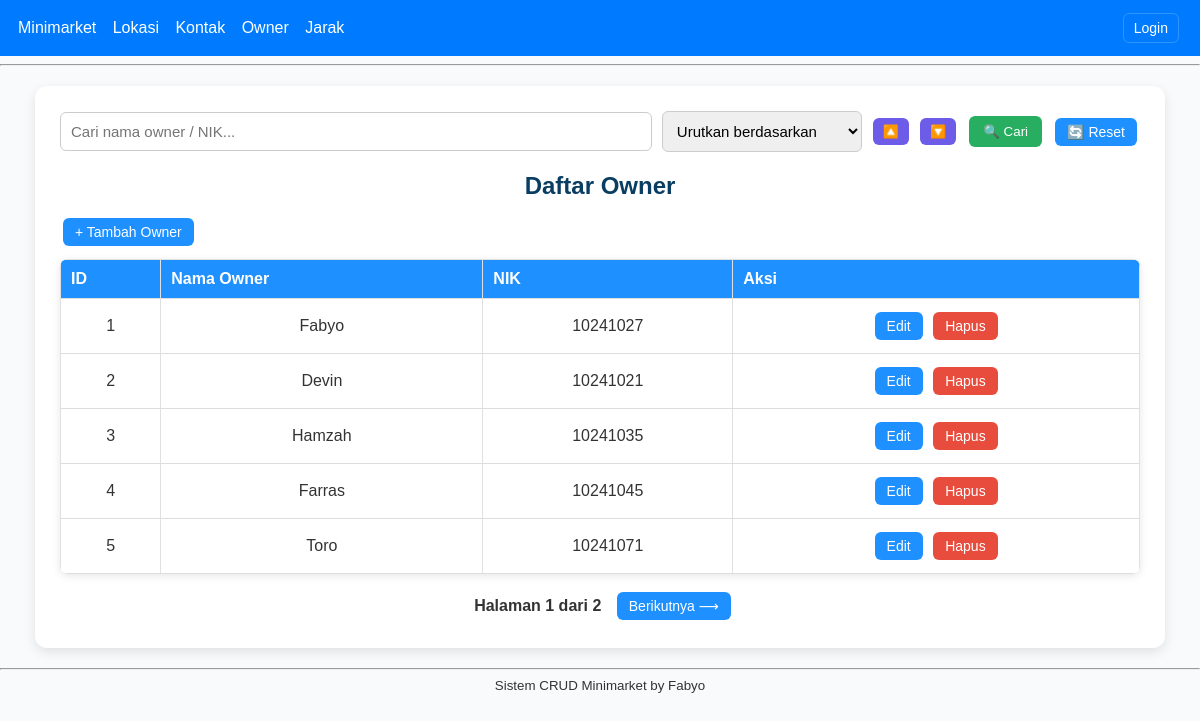
The page /?c=owner&a=index on the database its author committed.
### tables this page shows
CREATE TABLE `owner` (
  `id` int(11) NOT NULL,
  `nama_owner` varchar(100) NOT NULL,
  `nik` varchar(30) NOT NULL
);

### controllers/OwnerController.php (called while the page is built, shortened)
<?php
require_once "models/Owner.php";
class OwnerController {
    private $model;
    public function __construct(){ $this->model = new Owner(); }
    public function index(){ $data = $this->model->all(); include "views/layout/header.php"; include "views/owner/index.php"; include "views/layout/footer.php"; }
}
?>

### models/Owner.php (called while the page is built, shortened)
<?php
require_once "config/database.php";
class Owner {
    private $conn;
    private $table = "owner";
    public function __construct(){ global $conn; $this->conn=$conn; }
    public function all(){ $q=$this->conn->query("SELECT * FROM $this->table"); return $q->fetch_all(MYSQLI_ASSOC); }
}
?>

### views/owner/index.php (the view, shortened to what this page needs)
<div class="">
    <div class="toolbar">
        <form method="GET">
            <input type="text" name="q" placeholder="Cari nama owner / NIK..."
                   value="<?= isset($_GET['q']) ? htmlspecialchars($_GET['q']) : '' ?>">
            <div class="sort-group">
                <select name="sort">
                    <option value="">Urutkan berdasarkan</option>
                </select>
                <div class="sort-buttons">
                    <?php
                    $currentSort = isset($_GET['sort']) ? $_GET['sort'] : '';
                    $q = isset($_GET['q']) ? htmlspecialchars($_GET['q']) : '';
                    $currentOrder = isset($_GET['order']) ? strtolower($_GET['order']) : '';
                    ?>
                    <a href="?c=owner&a=index&sort=<?= $currentSort ?>&order=asc&q=<?= $q ?>" class="button <?= $currentOrder==='asc'?'active':'' ?>">🔼</a>
                    <a href="?c=owner&a=index&sort=<?= $currentSort ?>&order=desc&q=<?= $q ?>" class="button <?= $currentOrder==='desc'?'active':'' ?>">🔽</a>
                </div>
            </div>
            <button type="submit">🔍 Cari</button>
            <a href="?c=owner&a=index" class="button">🔄 Reset</a>
        </form>
    </div>
    <h2>Daftar Owner</h2>
    <a class="button" href="?c=owner&a=create">+ Tambah Owner</a>
    <?php
    $limit = 5;
    $page = isset($_GET['page']) ? (int)$_GET['page'] : 1;
    $offset = ($page - 1) * $limit;
    $total_data = count($data);
    $total_pages = ceil($total_data / $limit);
    $data_paginated = array_slice($data, $offset, $limit);
    ?>
    <table>
        <tr>
            <th>ID</th>
            <th>Nama Owner</th>
            <th>NIK</th>
            <th>Aksi</th>
        </tr>
        <?php foreach($data_paginated as $row): ?>
        <tr>
            <td><?= $row['id'] ?></td>
            <td><?= htmlspecialchars($row['nama_owner']) ?></td>
            <td><?= htmlspecialchars($row['nik']) ?></td>
            <td class="actions">
                <a class="button" href="?c=owner&a=edit&id=<?= $row['id'] ?>">Edit</a>
                <form method="POST" action="?c=owner&a=delete" style="display:inline;">
                    <button class="button danger" type="submit" onclick="return confirm('Hapus data ini?')">Hapus</button>
                </form>
            </td>
        </tr>
        <?php endforeach; ?>
    </table>
    <div class="pagination">
        <span>Halaman <?= $page ?> dari <?= $total_pages ?></span>
        <?php if ($page < $total_pages): ?>
            <a class="button" href="?c=owner&a=index&page=<?= $page + 1 ?>">Berikutnya ⟶</a>
        <?php endif; ?>
    </div>
</div>

### assets/style.css (style rules this page uses)
body { font-family: Arial, sans-serif; background: #f4f6f8; margin: 0; padding: 0; }
h2 { margin-top: 0; }
table { border-collapse: collapse; width: 100%; margin: 12px 0; }
th, td { border: 1px solid #e0e0e0; padding: 10px; text-align: center; vertical-align: middle; }
th { background: #f7f9fb; }
input[type=text], select { width: 100%; padding:8px; border:1px solid #ccc; border-radius:4px; }
.button { display:inline-block; padding:8px 12px; background:#007bff; color:#fff; text-decoration:none; border-radius:6px; border:none; cursor:pointer; }
.button.danger { background:#d9534f; }
.actions { white-space: nowrap; }

### views/owner/index.php (style rules this page uses)
body { font-family: Arial, sans-serif; background-color: #f8fafc; color: #333; margin: 0; padding: 0; }
h2 { color: #0a3d62; text-align: center; margin-bottom: 15px; }
.toolbar { display: flex; flex-wrap: wrap; align-items: center; justify-content: space-between; gap: 10px; margin-bottom: 20px; }
.toolbar form { display: flex; flex-wrap: wrap; align-items: center; gap: 10px; width: 100%; }
.toolbar input[type="text"], .toolbar select { flex: 1; min-width: 200px; padding: 10px; border: 1px solid #ccc; border-radius: 6px; font-size: 15px; }
.toolbar button { padding: 8px 14px; border: none; background-color: #27ae60; color: white; border-radius: 6px; cursor: pointer; transition: background-color 0.2s; }
.button { display: inline-block; background-color: #1e90ff; color: white; padding: 6px 12px; margin: 3px; border-radius: 6px; text-decoration: none; font-size: 14px; transition: 0.2s ease-in-out; }
.button.danger { background-color: #e74c3c; }
.sort-group { display: flex; align-items: center; gap: 8px; }
.sort-buttons { display: inline-flex; gap: 5px; }
.sort-buttons .button { background-color: #6c5ce7; padding: 6px 10px; font-size: 13px; }
table { width: 100%; border-collapse: collapse; margin-top: 10px; background-color: white; border-radius: 8px; overflow: hidden; box-shadow: 0 2px 8px rgba(0,0,0,0.1); }
th { background-color: #1e90ff; color: white; padding: 10px; text-align: left; }
td { padding: 10px; border-bottom: 1px solid #ddd; }
.actions { text-align: center; }
.pagination { margin-top: 15px; text-align: center; }
.pagination span { margin: 0 8px; font-weight: bold; }

### rows shown on the page
owner: id "1", nama_owner "Fabyo", nik "10241027"
owner: id "2", nama_owner "Devin", nik "10241021"
owner: id "3", nama_owner "Hamzah", nik "10241035"
owner: id "4", nama_owner "Farras", nik "10241045"
owner: id "5", nama_owner "Toro", nik "10241071"

### other values the page prints
$page "1"
$total_pages "2"
